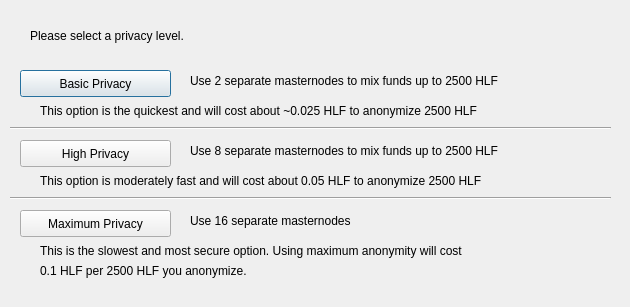
<?xml version="1.0" encoding="UTF-8"?>
<ui version="4.0">
 <class>ObfuscationConfig</class>
 <widget class="QDialog" name="ObfuscationConfig">
  <property name="geometry">
   <rect>
    <x>0</x>
    <y>0</y>
    <width>630</width>
    <height>307</height>
   </rect>
  </property>
  <property name="windowTitle">
   <string>Configure Obfuscation</string>
  </property>
  <widget class="QPushButton" name="buttonBasic">
   <property name="geometry">
    <rect>
     <x>20</x>
     <y>70</y>
     <width>151</width>
     <height>27</height>
    </rect>
   </property>
   <property name="text">
    <string>Basic Privacy</string>
   </property>
  </widget>
  <widget class="QPushButton" name="buttonHigh">
   <property name="geometry">
    <rect>
     <x>20</x>
     <y>140</y>
     <width>151</width>
     <height>27</height>
    </rect>
   </property>
   <property name="text">
    <string>High Privacy</string>
   </property>
  </widget>
  <widget class="QPushButton" name="buttonMax">
   <property name="geometry">
    <rect>
     <x>20</x>
     <y>210</y>
     <width>151</width>
     <height>27</height>
    </rect>
   </property>
   <property name="text">
    <string>Maximum Privacy</string>
   </property>
  </widget>
  <widget class="QLabel" name="label">
   <property name="geometry">
    <rect>
     <x>30</x>
     <y>20</y>
     <width>571</width>
     <height>31</height>
    </rect>
   </property>
   <property name="text">
    <string>Please select a privacy level.</string>
   </property>
  </widget>
  <widget class="QLabel" name="label_2">
   <property name="geometry">
    <rect>
     <x>190</x>
     <y>70</y>
     <width>421</width>
     <height>21</height>
    </rect>
   </property>
   <property name="text">
    <string>Use 2 separate masternodes to mix funds up to 2500 HLF</string>
   </property>
  </widget>
  <widget class="QLabel" name="label_3">
   <property name="geometry">
    <rect>
     <x>190</x>
     <y>140</y>
     <width>411</width>
     <height>21</height>
    </rect>
   </property>
   <property name="text">
    <string>Use 8 separate masternodes to mix funds up to 2500 HLF</string>
   </property>
  </widget>
  <widget class="QLabel" name="label_4">
   <property name="geometry">
    <rect>
     <x>190</x>
     <y>210</y>
     <width>421</width>
     <height>21</height>
    </rect>
   </property>
   <property name="text">
    <string>Use 16 separate masternodes</string>
   </property>
  </widget>
  <widget class="QLabel" name="label_6">
   <property name="geometry">
    <rect>
     <x>40</x>
     <y>100</y>
     <width>561</width>
     <height>21</height>
    </rect>
   </property>
   <property name="text">
    <string>This option is the quickest and will cost about ~0.025 HLF to anonymize 2500 HLF</string>
   </property>
  </widget>
  <widget class="QLabel" name="label_7">
   <property name="geometry">
    <rect>
     <x>40</x>
     <y>170</y>
     <width>561</width>
     <height>21</height>
    </rect>
   </property>
   <property name="text">
    <string>This option is moderately fast and will cost about 0.05 HLF to anonymize 2500 HLF</string>
   </property>
  </widget>
  <widget class="QLabel" name="label_8">
   <property name="geometry">
    <rect>
     <x>40</x>
     <y>240</y>
     <width>561</width>
     <height>21</height>
    </rect>
   </property>
   <property name="text">
    <string>This is the slowest and most secure option. Using maximum anonymity will cost</string>
   </property>
  </widget>
  <widget class="QLabel" name="label_9">
   <property name="geometry">
    <rect>
     <x>40</x>
     <y>260</y>
     <width>561</width>
     <height>21</height>
    </rect>
   </property>
   <property name="text">
    <string>0.1 HLF per 2500 HLF you anonymize.</string>
   </property>
  </widget>
  <widget class="Line" name="line">
   <property name="geometry">
    <rect>
     <x>10</x>
     <y>120</y>
     <width>601</width>
     <height>16</height>
    </rect>
   </property>
   <property name="orientation">
    <enum>Qt::Horizontal</enum>
   </property>
  </widget>
  <widget class="Line" name="line_2">
   <property name="geometry">
    <rect>
     <x>10</x>
     <y>190</y>
     <width>601</width>
     <height>16</height>
    </rect>
   </property>
   <property name="orientation">
    <enum>Qt::Horizontal</enum>
   </property>
  </widget>
 </widget>
 <resources/>
 <connections/>
</ui>
